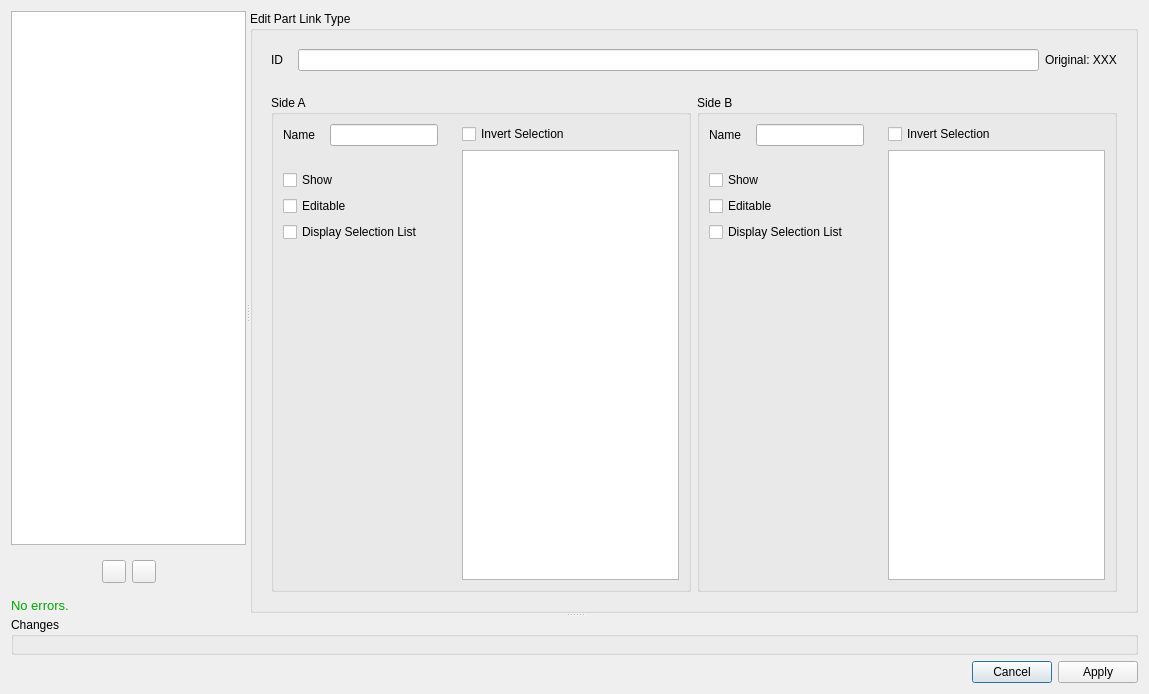
<?xml version="1.0" encoding="UTF-8"?>
<ui version="4.0">
 <class>PartLinkTypeEditDialog</class>
 <widget class="QDialog" name="PartLinkTypeEditDialog">
  <property name="geometry">
   <rect>
    <x>0</x>
    <y>0</y>
    <width>1149</width>
    <height>694</height>
   </rect>
  </property>
  <property name="windowTitle">
   <string>Part Link Types</string>
  </property>
  <layout class="QVBoxLayout" name="verticalLayout">
   <item>
    <widget class="QSplitter" name="mainSplitter">
     <property name="orientation">
      <enum>Qt::Vertical</enum>
     </property>
     <widget class="QWidget" name="widget" native="true">
      <layout class="QHBoxLayout" name="horizontalLayout_7">
       <item>
        <widget class="QSplitter" name="splitter">
         <property name="orientation">
          <enum>Qt::Horizontal</enum>
         </property>
         <widget class="QWidget" name="widget_20" native="true">
          <layout class="QVBoxLayout" name="verticalLayout_4">
           <property name="leftMargin">
            <number>0</number>
           </property>
           <property name="topMargin">
            <number>0</number>
           </property>
           <property name="rightMargin">
            <number>0</number>
           </property>
           <property name="bottomMargin">
            <number>0</number>
           </property>
           <item>
            <widget class="QListWidget" name="ltypeList">
             <property name="sortingEnabled">
              <bool>true</bool>
             </property>
            </widget>
           </item>
           <item>
            <widget class="QWidget" name="widget_21" native="true">
             <layout class="QHBoxLayout" name="horizontalLayout_8">
              <item>
               <spacer name="horizontalSpacer">
                <property name="orientation">
                 <enum>Qt::Horizontal</enum>
                </property>
                <property name="sizeHint" stdset="0">
                 <size>
                  <width>0</width>
                  <height>0</height>
                 </size>
                </property>
               </spacer>
              </item>
              <item>
               <widget class="QToolButton" name="ltypeAddButton">
                <property name="icon">
                 <iconset theme="list-add">
                  <normaloff>.</normaloff>.</iconset>
                </property>
               </widget>
              </item>
              <item>
               <widget class="QToolButton" name="ltypeRemoveButton">
                <property name="icon">
                 <iconset theme="list-remove">
                  <normaloff>.</normaloff>.</iconset>
                </property>
               </widget>
              </item>
              <item>
               <spacer name="horizontalSpacer_2">
                <property name="orientation">
                 <enum>Qt::Horizontal</enum>
                </property>
                <property name="sizeHint" stdset="0">
                 <size>
                  <width>0</width>
                  <height>0</height>
                 </size>
                </property>
               </spacer>
              </item>
             </layout>
            </widget>
           </item>
           <item>
            <widget class="QWidget" name="widget_9" native="true">
             <layout class="QVBoxLayout" name="verticalLayout_8">
              <property name="leftMargin">
               <number>0</number>
              </property>
              <property name="topMargin">
               <number>0</number>
              </property>
              <property name="rightMargin">
               <number>0</number>
              </property>
              <property name="bottomMargin">
               <number>0</number>
              </property>
              <item>
               <widget class="QLabel" name="globalErrorLabel">
                <property name="palette">
                 <palette>
                  <active>
                   <colorrole role="WindowText">
                    <brush brushstyle="SolidPattern">
                     <color alpha="255">
                      <red>0</red>
                      <green>170</green>
                      <blue>0</blue>
                     </color>
                    </brush>
                   </colorrole>
                  </active>
                  <inactive>
                   <colorrole role="WindowText">
                    <brush brushstyle="SolidPattern">
                     <color alpha="255">
                      <red>0</red>
                      <green>170</green>
                      <blue>0</blue>
                     </color>
                    </brush>
                   </colorrole>
                  </inactive>
                  <disabled>
                   <colorrole role="WindowText">
                    <brush brushstyle="SolidPattern">
                     <color alpha="255">
                      <red>120</red>
                      <green>120</green>
                      <blue>120</blue>
                     </color>
                    </brush>
                   </colorrole>
                  </disabled>
                 </palette>
                </property>
                <property name="font">
                 <font>
                  <pointsize>10</pointsize>
                 </font>
                </property>
                <property name="text">
                 <string>No errors.</string>
                </property>
               </widget>
              </item>
             </layout>
            </widget>
           </item>
          </layout>
         </widget>
         <widget class="QGroupBox" name="ltypeEditBox">
          <property name="title">
           <string>Edit Part Link Type</string>
          </property>
          <layout class="QVBoxLayout" name="verticalLayout_2" stretch="0,1">
           <item>
            <widget class="QWidget" name="widget_2" native="true">
             <layout class="QFormLayout" name="formLayout">
              <property name="horizontalSpacing">
               <number>15</number>
              </property>
              <item row="0" column="0">
               <widget class="QLabel" name="label">
                <property name="text">
                 <string>ID</string>
                </property>
               </widget>
              </item>
              <item row="0" column="1">
               <widget class="QWidget" name="widget_19" native="true">
                <layout class="QHBoxLayout" name="horizontalLayout_3">
                 <property name="leftMargin">
                  <number>0</number>
                 </property>
                 <property name="topMargin">
                  <number>0</number>
                 </property>
                 <property name="rightMargin">
                  <number>0</number>
                 </property>
                 <property name="bottomMargin">
                  <number>0</number>
                 </property>
                 <item>
                  <widget class="QLineEdit" name="idField"/>
                 </item>
                 <item>
                  <widget class="QLabel" name="idOrigLabel">
                   <property name="text">
                    <string notr="true">Original: XXX</string>
                   </property>
                  </widget>
                 </item>
                </layout>
               </widget>
              </item>
             </layout>
            </widget>
           </item>
           <item>
            <widget class="QWidget" name="widget_3" native="true">
             <layout class="QHBoxLayout" name="horizontalLayout_2" stretch="1,1">
              <item>
               <widget class="QGroupBox" name="groupBox_3">
                <property name="title">
                 <string>Side A</string>
                </property>
                <layout class="QHBoxLayout" name="horizontalLayout_4" stretch="0,1">
                 <property name="leftMargin">
                  <number>0</number>
                 </property>
                 <property name="topMargin">
                  <number>0</number>
                 </property>
                 <property name="rightMargin">
                  <number>0</number>
                 </property>
                 <property name="bottomMargin">
                  <number>0</number>
                 </property>
                 <item>
                  <widget class="QWidget" name="widget_4" native="true">
                   <layout class="QVBoxLayout" name="verticalLayout_3" stretch="0,1">
                    <property name="leftMargin">
                     <number>0</number>
                    </property>
                    <property name="topMargin">
                     <number>0</number>
                    </property>
                    <property name="rightMargin">
                     <number>0</number>
                    </property>
                    <property name="bottomMargin">
                     <number>0</number>
                    </property>
                    <item>
                     <widget class="QWidget" name="widget_6" native="true">
                      <layout class="QFormLayout" name="formLayout_2">
                       <property name="horizontalSpacing">
                        <number>15</number>
                       </property>
                       <item row="0" column="0">
                        <widget class="QLabel" name="label_4">
                         <property name="text">
                          <string>Name</string>
                         </property>
                        </widget>
                       </item>
                       <item row="0" column="1">
                        <widget class="QLineEdit" name="aNameEdit">
                         <property name="maxLength">
                          <number>128</number>
                         </property>
                        </widget>
                       </item>
                      </layout>
                     </widget>
                    </item>
                    <item>
                     <widget class="QWidget" name="widget_7" native="true">
                      <layout class="QVBoxLayout" name="verticalLayout_5">
                       <item>
                        <widget class="QCheckBox" name="aShowBox">
                         <property name="text">
                          <string>Show</string>
                         </property>
                        </widget>
                       </item>
                       <item>
                        <widget class="QCheckBox" name="aEditableBox">
                         <property name="text">
                          <string>Editable</string>
                         </property>
                        </widget>
                       </item>
                       <item>
                        <widget class="QCheckBox" name="aDisplaySelListBox">
                         <property name="text">
                          <string>Display Selection List</string>
                         </property>
                        </widget>
                       </item>
                       <item>
                        <spacer name="verticalSpacer">
                         <property name="orientation">
                          <enum>Qt::Vertical</enum>
                         </property>
                         <property name="sizeHint" stdset="0">
                          <size>
                           <width>0</width>
                           <height>0</height>
                          </size>
                         </property>
                        </spacer>
                       </item>
                      </layout>
                     </widget>
                    </item>
                   </layout>
                  </widget>
                 </item>
                 <item>
                  <widget class="QWidget" name="widget_5" native="true">
                   <layout class="QVBoxLayout" name="verticalLayout_6">
                    <item>
                     <widget class="QWidget" name="widget_8" native="true">
                      <layout class="QVBoxLayout" name="verticalLayout_7">
                       <property name="leftMargin">
                        <number>0</number>
                       </property>
                       <property name="topMargin">
                        <number>0</number>
                       </property>
                       <property name="rightMargin">
                        <number>0</number>
                       </property>
                       <property name="bottomMargin">
                        <number>0</number>
                       </property>
                       <item>
                        <widget class="QCheckBox" name="aInvertBox">
                         <property name="text">
                          <string>Invert Selection</string>
                         </property>
                        </widget>
                       </item>
                      </layout>
                     </widget>
                    </item>
                    <item>
                     <widget class="QListWidget" name="aPcatList">
                      <property name="sortingEnabled">
                       <bool>true</bool>
                      </property>
                     </widget>
                    </item>
                   </layout>
                  </widget>
                 </item>
                </layout>
               </widget>
              </item>
              <item>
               <widget class="QGroupBox" name="groupBox_4">
                <property name="title">
                 <string>Side B</string>
                </property>
                <layout class="QHBoxLayout" name="horizontalLayout_6" stretch="0,1">
                 <property name="leftMargin">
                  <number>0</number>
                 </property>
                 <property name="topMargin">
                  <number>0</number>
                 </property>
                 <property name="rightMargin">
                  <number>0</number>
                 </property>
                 <property name="bottomMargin">
                  <number>0</number>
                 </property>
                 <item>
                  <widget class="QWidget" name="widget_14" native="true">
                   <layout class="QVBoxLayout" name="verticalLayout_12" stretch="0,1">
                    <property name="leftMargin">
                     <number>0</number>
                    </property>
                    <property name="topMargin">
                     <number>0</number>
                    </property>
                    <property name="rightMargin">
                     <number>0</number>
                    </property>
                    <property name="bottomMargin">
                     <number>0</number>
                    </property>
                    <item>
                     <widget class="QWidget" name="widget_15" native="true">
                      <layout class="QFormLayout" name="formLayout_4">
                       <property name="horizontalSpacing">
                        <number>15</number>
                       </property>
                       <item row="0" column="0">
                        <widget class="QLabel" name="label_6">
                         <property name="text">
                          <string>Name</string>
                         </property>
                        </widget>
                       </item>
                       <item row="0" column="1">
                        <widget class="QLineEdit" name="bNameEdit">
                         <property name="maxLength">
                          <number>128</number>
                         </property>
                        </widget>
                       </item>
                      </layout>
                     </widget>
                    </item>
                    <item>
                     <widget class="QWidget" name="widget_16" native="true">
                      <layout class="QVBoxLayout" name="verticalLayout_13">
                       <item>
                        <widget class="QCheckBox" name="bShowBox">
                         <property name="text">
                          <string>Show</string>
                         </property>
                        </widget>
                       </item>
                       <item>
                        <widget class="QCheckBox" name="bEditableBox">
                         <property name="text">
                          <string>Editable</string>
                         </property>
                        </widget>
                       </item>
                       <item>
                        <widget class="QCheckBox" name="bDisplaySelListBox">
                         <property name="text">
                          <string>Display Selection List</string>
                         </property>
                        </widget>
                       </item>
                       <item>
                        <spacer name="verticalSpacer_3">
                         <property name="orientation">
                          <enum>Qt::Vertical</enum>
                         </property>
                         <property name="sizeHint" stdset="0">
                          <size>
                           <width>0</width>
                           <height>0</height>
                          </size>
                         </property>
                        </spacer>
                       </item>
                      </layout>
                     </widget>
                    </item>
                   </layout>
                  </widget>
                 </item>
                 <item>
                  <widget class="QWidget" name="widget_17" native="true">
                   <layout class="QVBoxLayout" name="verticalLayout_14">
                    <item>
                     <widget class="QWidget" name="widget_18" native="true">
                      <layout class="QVBoxLayout" name="verticalLayout_15">
                       <property name="leftMargin">
                        <number>0</number>
                       </property>
                       <property name="topMargin">
                        <number>0</number>
                       </property>
                       <property name="rightMargin">
                        <number>0</number>
                       </property>
                       <property name="bottomMargin">
                        <number>0</number>
                       </property>
                       <item>
                        <widget class="QCheckBox" name="bInvertBox">
                         <property name="text">
                          <string>Invert Selection</string>
                         </property>
                        </widget>
                       </item>
                      </layout>
                     </widget>
                    </item>
                    <item>
                     <widget class="QListWidget" name="bPcatList">
                      <property name="sortingEnabled">
                       <bool>true</bool>
                      </property>
                     </widget>
                    </item>
                   </layout>
                  </widget>
                 </item>
                </layout>
               </widget>
              </item>
             </layout>
            </widget>
           </item>
          </layout>
         </widget>
        </widget>
       </item>
      </layout>
     </widget>
     <widget class="QGroupBox" name="groupBox">
      <property name="title">
       <string>Changes</string>
      </property>
      <layout class="QHBoxLayout" name="horizontalLayout">
       <property name="leftMargin">
        <number>0</number>
       </property>
       <property name="topMargin">
        <number>0</number>
       </property>
       <property name="rightMargin">
        <number>0</number>
       </property>
       <property name="bottomMargin">
        <number>0</number>
       </property>
       <item>
        <widget class="electronicsdb::ChangelogWidget" name="clogWidget" native="true"/>
       </item>
      </layout>
     </widget>
    </widget>
   </item>
   <item>
    <widget class="QDialogButtonBox" name="buttonBox">
     <property name="standardButtons">
      <set>QDialogButtonBox::Apply|QDialogButtonBox::Cancel</set>
     </property>
    </widget>
   </item>
  </layout>
 </widget>
 <customwidgets>
  <customwidget>
   <class>electronicsdb::ChangelogWidget</class>
   <extends>QWidget</extends>
   <header location="global">electronicsdb/gui/util/ChangelogWidget.h</header>
   <container>1</container>
  </customwidget>
 </customwidgets>
 <resources/>
 <connections/>
</ui>
